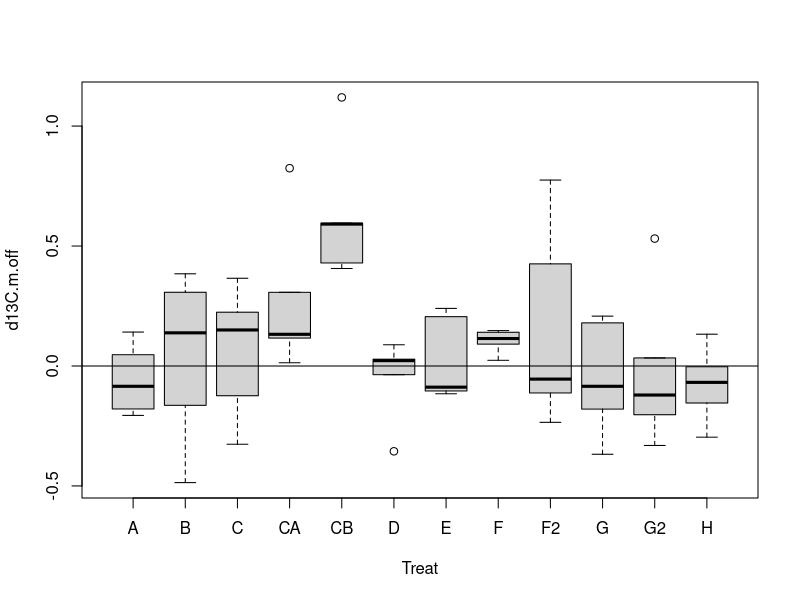
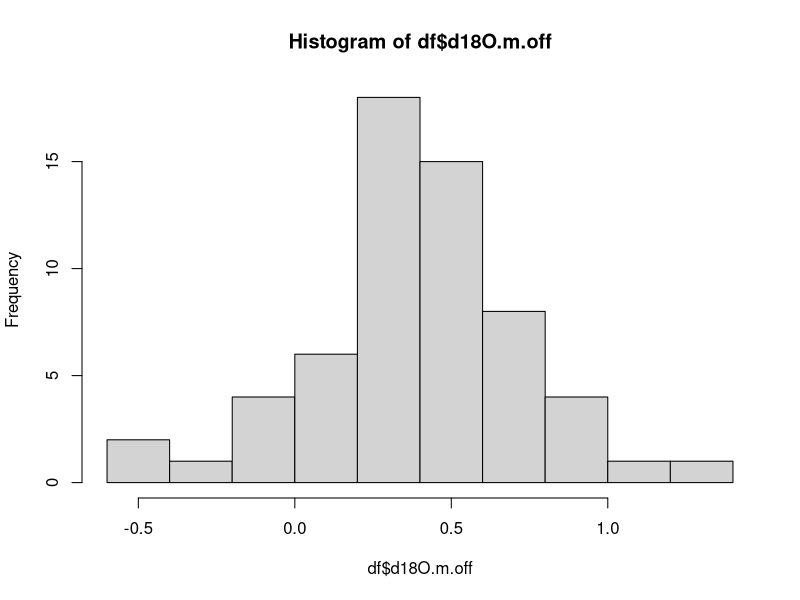
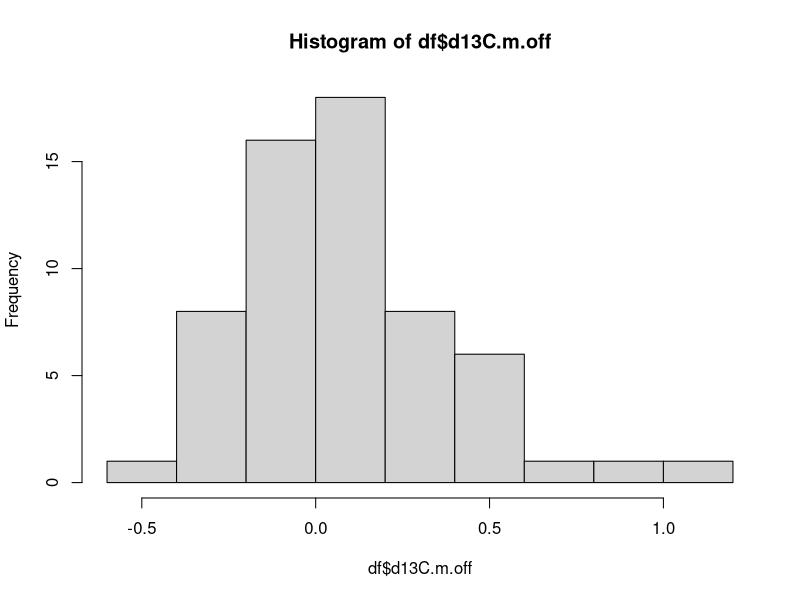
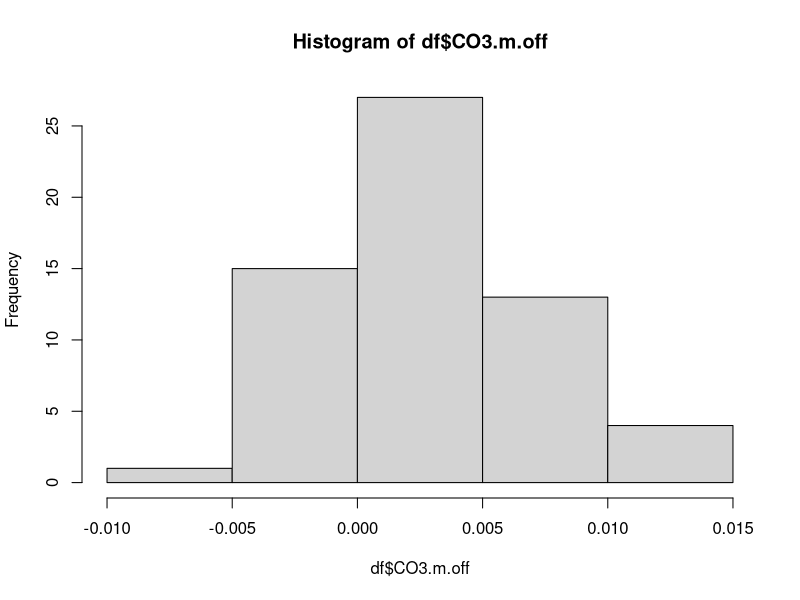
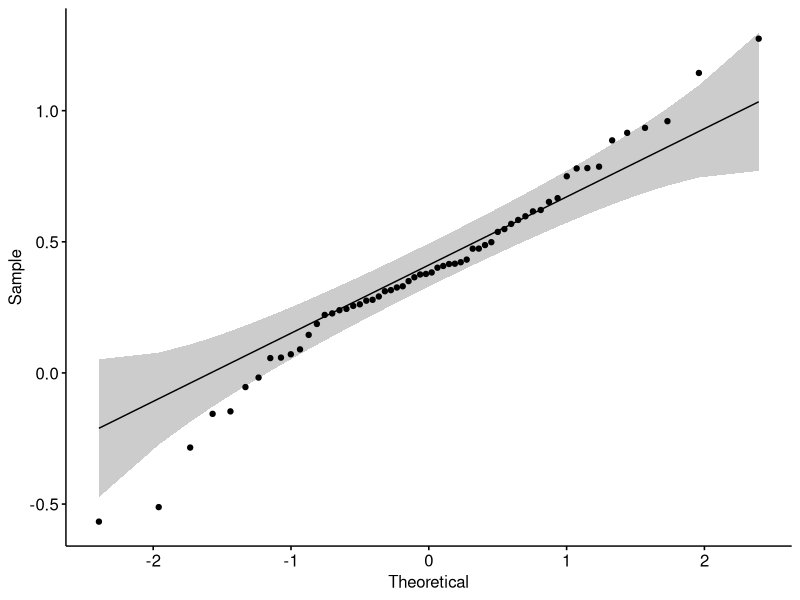
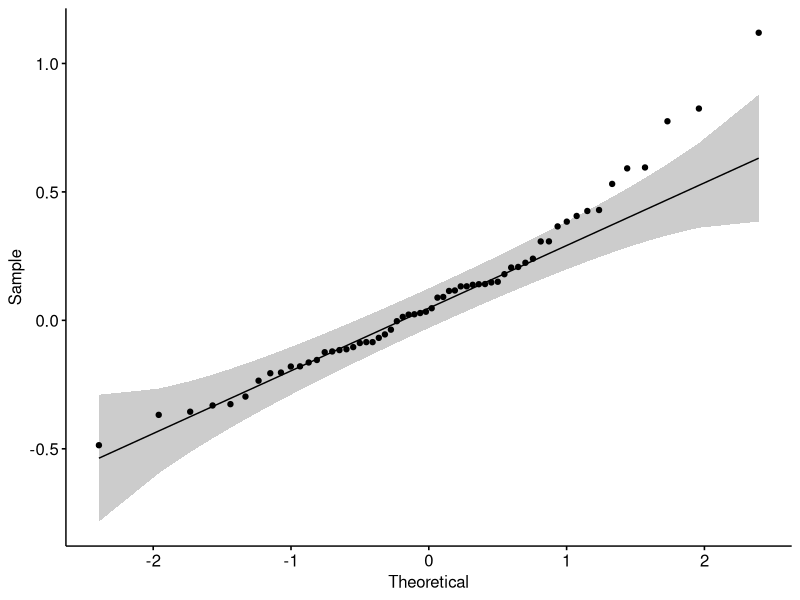
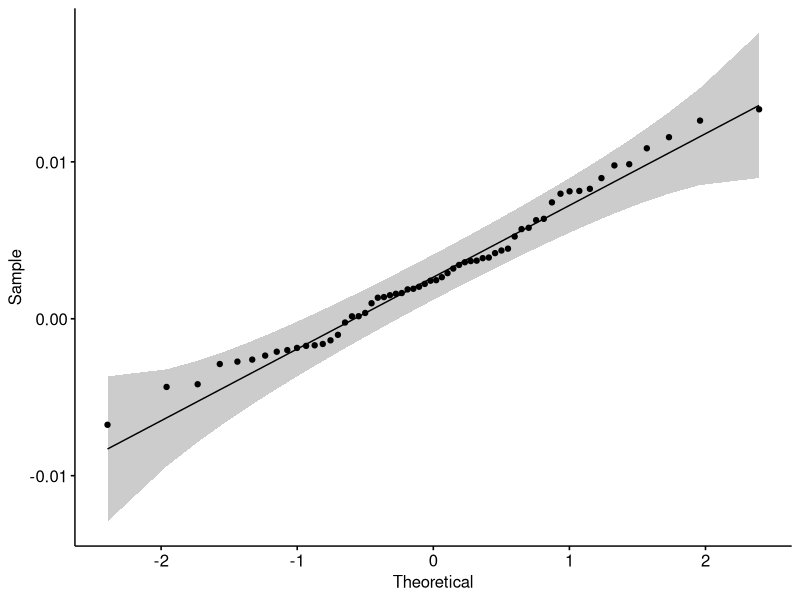
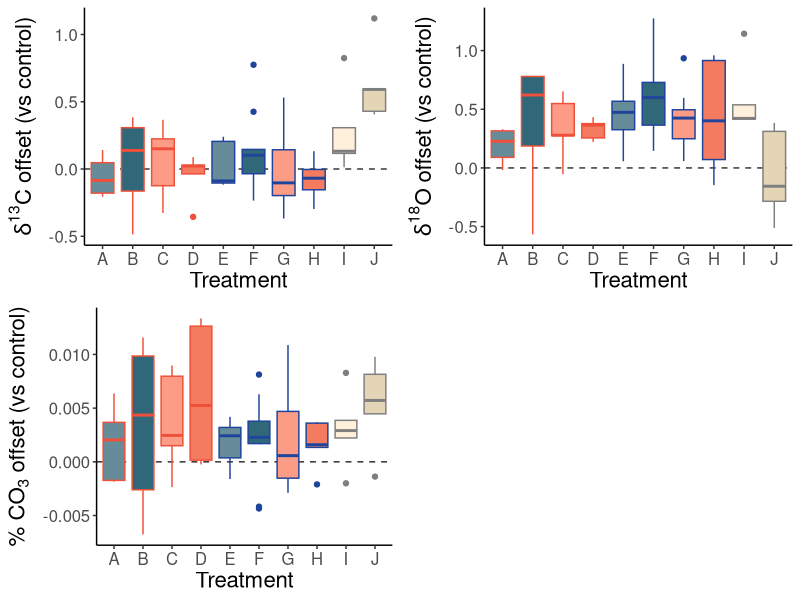

Write the R code that produced these figures, in order. (Note: this script raises an error after producing the figures.)
#Note: this is the newest code for the pretreatment experiment. 
library(openxlsx); library(tidyverse); library(viridis); library(ggpubr)

d1 = read.xlsx("data/211104_21-244.xlsx", 1)
d2 = read.xlsx("data/211110_21-250.xlsx", 1)
d3 = read.xlsx("data/221104_22-279.xlsx", 1)

d1$Batch = rep(211104)
d2$Batch = rep(211110)
d3$Batch = rep(221104)

d = rbind(d1, d2, d3)


#GRAPE Chris: does the line below do anything right now?
d = d[!(d$Identifier_1 %in% c("CARRARA", "MARBLE", "LSVEC", "MAR", 
                              "COND - CARRARA", "COND - LSVEC")),]

d$Treat = d$Tooth = d$TT = character(nrow(d))

for(i in 1:nrow(d)){
  d$Tooth[i] = strsplit(d$Identifier_1[i], "-")[[1]][1]
  d$Treat[i] = strsplit(d$Identifier_1[i], "-")[[1]][2]
  if(d$Batch[i] == 221104 & d$Treat[i] %in% c("F", "G", "I")){
    d$Treat[i] = paste0(d$Treat[i], "2")
  }
  d$TT[i] = paste(d$Tooth[i], d$Treat[i], sep = "-")
}

#remove some outliers
d = d[d$Identifier_1 != "C4-D-3",]
d = d[d$Identifier_1 != "C5-A-3",]

TT = unique(d$TT)

samps = data.frame(TT, "d13C.m" = rep(0), "d13C.sd" = rep(0),
                   "d18O.m" = rep(0), "d18O.sd" = rep(0), "n" = rep(0), 
                   #here's where I'm riffing, to try to compare CO3 offset
                   "CO3.m" = rep(0)
                   )
samps$Tooth = d$Tooth[match(samps$TT, d$TT)]
samps$Treat = d$Treat[match(samps$TT, d$TT)]

#sample averages
for(i in 1:length(TT)){
  samps$d13C.m[i] = mean(d$d13C.cal[d$TT == TT[i]], na.rm = TRUE)
  samps$d13C.sd[i] = sd(d$d13C.cal[d$TT == TT[i]], na.rm = TRUE)
  samps$d18O.m[i] = mean(d$d18O.cal[d$TT == TT[i]], na.rm = TRUE)
  samps$d18O.sd[i] = sd(d$d18O.cal[d$TT == TT[i]], na.rm = TRUE)
  #can I copy what Gabe did to get percent CO3?
  samps$CO3.m[i] = mean(d$pCO3[d$TT == TT[i]], na.rm = TRUE)
  samps$n[i] = sum(d$TT == TT[i], na.rm = TRUE)
}

#offsets
samps$d18O.sd.off = samps$d13C.sd.off = samps$d18O.m.off = samps$d13C.m.off = samps$CO3.m.off = rep(0)

sid = unique(samps$Tooth)
for(i in sid){
  samps$d13C.m.off[samps$Tooth == i & nchar(samps$Treat) == 1] = 
    samps$d13C.m[samps$Tooth == i & nchar(samps$Treat) == 1] - 
    samps$d13C.m[samps$Tooth == i & samps$Treat == "I"]
  samps$d18O.m.off[samps$Tooth == i & nchar(samps$Treat) == 1] = 
    samps$d18O.m[samps$Tooth == i & nchar(samps$Treat) == 1] - 
    samps$d18O.m[samps$Tooth == i & samps$Treat == "I"]
  samps$d13C.sd.off[samps$Tooth == i & nchar(samps$Treat) == 1] = 
    samps$d13C.sd[samps$Tooth == i & nchar(samps$Treat) == 1] - 
    samps$d13C.sd[samps$Tooth == i & samps$Treat == "I"]
  samps$d18O.sd.off[samps$Tooth == i & nchar(samps$Treat) == 1] = 
    samps$d18O.sd[samps$Tooth == i & nchar(samps$Treat) == 1] - 
    samps$d18O.sd[samps$Tooth == i & samps$Treat == "I"]
  samps$d13C.m.off[samps$Tooth == i & nchar(samps$Treat) == 2] = 
    samps$d13C.m[samps$Tooth == i & nchar(samps$Treat) == 2] - 
    samps$d13C.m[samps$Tooth == i & samps$Treat == "I2"]
  samps$d18O.m.off[samps$Tooth == i & nchar(samps$Treat) == 2] = 
    samps$d18O.m[samps$Tooth == i & nchar(samps$Treat) == 2] - 
    samps$d18O.m[samps$Tooth == i & samps$Treat == "I2"]
  samps$d13C.sd.off[samps$Tooth == i & nchar(samps$Treat) == 2] = 
    samps$d13C.sd[samps$Tooth == i & nchar(samps$Treat) == 2] - 
    samps$d13C.sd[samps$Tooth == i & samps$Treat == "I2"]
  samps$d18O.sd.off[samps$Tooth == i & nchar(samps$Treat) == 2] = 
    samps$d18O.sd[samps$Tooth == i & nchar(samps$Treat) == 2] - 
    samps$d18O.sd[samps$Tooth == i & samps$Treat == "I2"]
  #where I keep faking it til I make it
  samps$CO3.m.off[samps$Tooth == i & nchar(samps$Treat) == 1] = 
    samps$CO3.m[samps$Tooth == i & nchar(samps$Treat) == 1] - 
    samps$CO3.m[samps$Tooth == i & samps$Treat == "I"]  
  samps$CO3.m.off[samps$Tooth == i & nchar(samps$Treat) == 2] = 
    samps$CO3.m[samps$Tooth == i & nchar(samps$Treat) == 2] - 
    samps$CO3.m[samps$Tooth == i & samps$Treat == "I2"]  
}

samps.treats = samps[!(samps$Treat %in% c("I", "I2")),]

boxplot(d13C.m.off ~ Treat, samps.treats)
abline(0, 0)
png("~/d18O_oxy.png", width = 9, height = 5.5, units = "in", res = 600)
par("mar" = c(5.1, 5.1, 2.1, 2.1))
boxplot(d18O.m.off ~ Treat, samps.treats, xlab = "Treatment", 
        ylab = expression(delta^"18"*"O offset (vs control)"),
        names = c("A", "B", "C", "HCl", "NaOCl", "D", "E", "F", "Frep",
                  "G", "Grep", "H"))
abline(0, 0)
dev.off()


# Combining repeat measures? ----------------------------------------------
#can I just combine G and Grep, F and Frep and still sleep at night?
t.test(subset(samps.treats, Treat == "F")$d18O.m, subset(samps.treats, Treat == "F2")$d18O.m)
#F not statistically significant
t.test(subset(samps.treats, Treat == "G")$d18O.m, subset(samps.treats, Treat == "G2")$d18O.m)
#G not statistically significant

#I'm doing it I'm combining them. 
# WARNING: while the control was labeled "I" in the original dataset, 
# I'm labeling "No oxidative treatment, buffered acetic acid 15 min" as "I" to continue the lettering scheme

df <- samps.treats 
df$Treat <- recode(df$Treat, G2 = "G", F2 = "F", CA = "I", CB = "J")
#remove all but df because I like a clean environment
rm(list=setdiff(ls(), "df"))

palette <- c( "#668C99","#306879", "#FD9C86", "#F47A60", "#668C99","#306879",
                       "#FD9C86", "#F47A60", "#FFF0DB", "#E4d5b7", "green")

# Are the data normally distributed? 
hist(df$d18O.m.off)
hist(df$d13C.m.off)
hist(df$CO3.m.off)
#oh dear...
shapiro.test(df$d18O.m.off)
shapiro.test(df$d13C.m.off)
shapiro.test(df$CO3.m.off)
library(ggpubr)
ggqqplot(df$d18O.m.off)
ggqqplot(df$d13C.m.off)
ggqqplot(df$CO3.m.off)

# Some exploratory stats --------------------------------------------------
#Only exploring difference in oxidative treatment, so not including I and J
# Wait ignore, this is seeing if there's difference between eachother, we're interested if they're different from the control
kruskal.test(d13C.m.off ~ Treat, data = subset(df, Treat != "I" & Treat != "J"))
kruskal.test(d18O.m.off ~ Treat, data = subset(df, Treat != "I" & Treat != "J"))
kruskal.test(CO3.m.off ~ Treat, data = subset(df, Treat != "I" & Treat != "J"))


# is there a difference between NaOCl and H2O2, regardless of time?
df <- df %>% mutate(Group =
                     case_when(Treat == "A" | Treat == "B" | Treat == "E" | Treat == "F" ~ "NaOCl", 
                               Treat == "C" | Treat == "D" | Treat == "G" | Treat == "H" ~ "H2O2" 
                               )
              )

t.test(df$d13C.m.off ~ df$Group)
t.test(df$d18O.m.off ~ df$Group)
t.test(df$CO3.m.off ~ df$Group)

#nope, no differences there

# is there a difference between time of exposure to the oxidative treatment (15m versus 24h), regardless of solution used?
df <- df %>% mutate(Time =
                      case_when(Treat == "A" | Treat == "B" | Treat == "C" | Treat == "D" ~ "15min", 
                                Treat == "E" | Treat == "F" | Treat == "G" | Treat == "H" ~ "24h")
)

t.test(df$d13C.m.off ~ df$Time)
t.test(df$d18O.m.off ~ df$Time)
t.test(df$CO3.m.off ~ df$Time)
# ALMOST significant in terms of changing oxygen values (unsurprising?) but not quite. 
# 24 hours saw mean values of 0.48 offset, compared to 0.31 mean for 15 min group.

# UGHHHHHH let's do concentrations too just because although I can't imagine
df <- df %>% mutate(Conc =
                      case_when(Treat == "A" | Treat == "C" | Treat == "E" | Treat == "G" ~ "Low", 
                                Treat == "B" | Treat == "D" | Treat == "F" | Treat == "H" ~ "High" 
                      )
)

t.test(df$d13C.m.off ~ df$Conc)
t.test(df$d18O.m.off ~ df$Conc)
t.test(df$CO3.m.off ~ df$Conc)

# Tidyverse 4 lyfe
O <- ggplot() + 
  geom_hline(yintercept = 0, color = 'grey20', linetype = 2) +
  geom_boxplot(data = df, aes(x = Treat, y = d18O.m.off, fill = Treat, color = Time)) + 
  theme_classic() +
  scale_fill_manual(values = palette) +
  scale_color_manual(values = c("#F05039", "#1F449C")) +
  theme(legend.position = "none", 
        axis.text.x = element_text(size = 12),
        axis.text.y = element_text(size = 12),
        axis.title = element_text(size = 16), ) +
  labs(x = "Treatment", 
       y = expression(delta^"18"*"O offset (vs control)"))

C <- ggplot() + 
  geom_hline(yintercept = 0, color = 'grey20', linetype = 2) +
  geom_boxplot(data = df, aes(x = Treat, y = d13C.m.off, fill = Treat, color = Time)) + 
  theme_classic() +
  scale_fill_manual(values = palette) +
  scale_color_manual(values = c("#F05039", "#1F449C")) +
  theme(legend.position = "none", 
        axis.text.x = element_text(size = 12),
        axis.text.y = element_text(size = 12),
        axis.title = element_text(size = 16), ) +
  labs(x = "Treatment", 
       y = expression(delta^"13"*"C offset (vs control)"))

CO3 <- ggplot() + 
  geom_hline(yintercept = 0, color = 'grey20', linetype = 2) +
  geom_boxplot(data = df, aes(x = Treat, y = CO3.m.off, fill = Treat, color = Time)) + 
  theme_classic() +
  scale_fill_manual(values = palette) +
  scale_color_manual(values = c("#F05039", "#1F449C")) +
  theme(legend.position = "none", 
        axis.text.x = element_text(size = 12),
        axis.text.y = element_text(size = 12),
        axis.title = element_text(size = 16), ) +
  labs(x = "Treatment", 
       y = expression("% CO"[3]*" offset (vs control)"))

ggarrange(C, O, CO3,
          ncol = 2, nrow = 2)
ggsave("Figures/Treatment.png", dpi = 300)

OGroup <- ggplot() + 
  geom_hline(yintercept = 0, color = 'grey20', linetype = 2) +
  geom_boxplot(data = subset(df, !is.na(Group)), aes(x = Group, y = d18O.m.off, fill = Group)) + 
  theme_classic() +
  scale_fill_viridis(option = "rocket", discrete = T) +
  theme(legend.position = "none", 
        axis.text.x = element_text(size = 12),
        axis.text.y = element_text(size = 12),
        axis.title = element_text(size = 16), ) +
  labs(x = "Treatment", 
       y = expression(delta^"18"*"O offset (vs control)"))

CGroup <- ggplot() + 
  geom_hline(yintercept = 0, color = 'grey20', linetype = 2) +
  geom_boxplot(data = subset(df, !is.na(Group)), aes(x = Group, y = d13C.m.off, fill = Group)) + 
  theme_classic() +
  scale_fill_viridis(option = "rocket", discrete = T) +
  theme(legend.position = "none", 
        axis.text.x = element_text(size = 12),
        axis.text.y = element_text(size = 12),
        axis.title = element_text(size = 16), ) +
  labs(x = "Treatment", 
       y = expression(delta^"13"*"C offset (vs control)"))

CO3Group <- ggplot() + 
  geom_hline(yintercept = 0, color = 'grey20', linetype = 2) +
  geom_boxplot(data = subset(df, !is.na(Group)), aes(x = Group, y = CO3.m.off, fill = Group)) + 
  theme_classic() +
  scale_fill_viridis(option = "rocket", discrete = T) +
  theme(legend.position = "none", 
        axis.text.x = element_text(size = 12),
        axis.text.y = element_text(size = 12),
        axis.title = element_text(size = 16), ) +
  labs(x = "Treatment", 
       y = expression("% CO"[3]*" offset (vs control)"))

OTime <- ggplot() + 
  geom_hline(yintercept = 0, color = 'grey20', linetype = 2) +
  geom_boxplot(data = subset(df, !is.na(Time)), aes(x = Time, y = d18O.m.off, fill = Time)) + 
  theme_classic() +
  scale_fill_viridis(option = "rocket", discrete = T) +
  theme(legend.position = "none", 
        axis.text.x = element_text(size = 12),
        axis.text.y = element_text(size = 12),
        axis.title = element_text(size = 16), ) +
  labs(x = "Treatment", 
       y = expression(delta^"18"*"O offset (vs control)"))

CTime <- ggplot() + 
  geom_hline(yintercept = 0, color = 'grey20', linetype = 2) +
  geom_boxplot(data = subset(df, !is.na(Time)), aes(x = Time, y = d13C.m.off, fill = Time)) + 
  theme_classic() +
  scale_fill_viridis(option = "rocket", discrete = T) +
  theme(legend.position = "none", 
        axis.text.x = element_text(size = 12),
        axis.text.y = element_text(size = 12),
        axis.title = element_text(size = 16), ) +
  labs(x = "Treatment", 
       y = expression(delta^"13"*"C offset (vs control)"))

CO3Time <- ggplot() + 
  geom_hline(yintercept = 0, color = 'grey20', linetype = 2) +
  geom_boxplot(data = subset(df, !is.na(Time)), aes(x = Time, y = CO3.m.off, fill = Time)) + 
  theme_classic() +
  scale_fill_viridis(option = "rocket", discrete = T) +
  theme(legend.position = "none", 
        axis.text.x = element_text(size = 12),
        axis.text.y = element_text(size = 12),
        axis.title = element_text(size = 16), ) +
  labs(x = "Treatment", 
       y = expression("% CO"[3]*" offset (vs control)"))

ggarrange(CGroup, OGroup, CO3Group, CTime, OTime, CO3Time, 
          labels = c("A", "B", "C", "D", "E", "F"),
          ncol = 3, nrow = 2)





# do we need to go back and compare these values to the control, rather than setting everything as offset relative to control? 
# with this analysis run in two batches, comparing base values might not be appropriate actually. 

# What's the mean + SD of offsets for treatments A-H
mean(subset(df, Treat != "I" & Treat != "J")$d13C.m.off)
sd(subset(df, Treat != "I" & Treat != "J")$d13C.m.off)

mean(subset(df, Treat != "I" & Treat != "J")$d18O.m.off)
sd(subset(df, Treat != "I" & Treat != "J")$d18O.m.off)

mean(df$CO3.m.off)
sd(df$CO3.m.off)


# from request 2 Feb 2023 from Gabe, make a quick plot of the O isotope offset
# (relative to control) vs measured d18O value (means for each tooth OK) for the
# final treatment (NaOCl with no acetic acid)? And I guess a second on showing the same for C?
J <- subset(df, Treat == "J")

ggplot(data = J) + 
  geom_point(aes(x = d18O.m.off, y = d18O.m), size = 3) + 
  theme_classic() + 
  labs(x = 'Oxygen mean offset',
       y = 'Oxygen mean measured')

ggplot(data = J) + 
  geom_point(aes(x = d13C.m.off, y = d13C.m), size = 3) + 
  theme_classic() + 
  labs(x = 'Carbon mean offset',
       y = 'Carbon mean measured')

ggplot(data = df) + 
  geom_point(aes(x = d18O.m.off, y = d18O.m, color = Treat), size = 3) + 
  scale_color_viridis(discrete = T, option = 'H') + 
  theme_dark() + 
  labs(x = 'Oxygen mean offset',
       y = 'Oxygen mean measured')

ggplot(data = df) + 
  geom_point(aes(x = d13C.m.off, y = d13C.m, color = Treat), size = 3) + 
  scale_color_viridis(discrete = T, option = 'H') + 
  theme_dark() + 
  labs(x = 'Carbon mean offset',
       y = 'Carbon mean measured')
